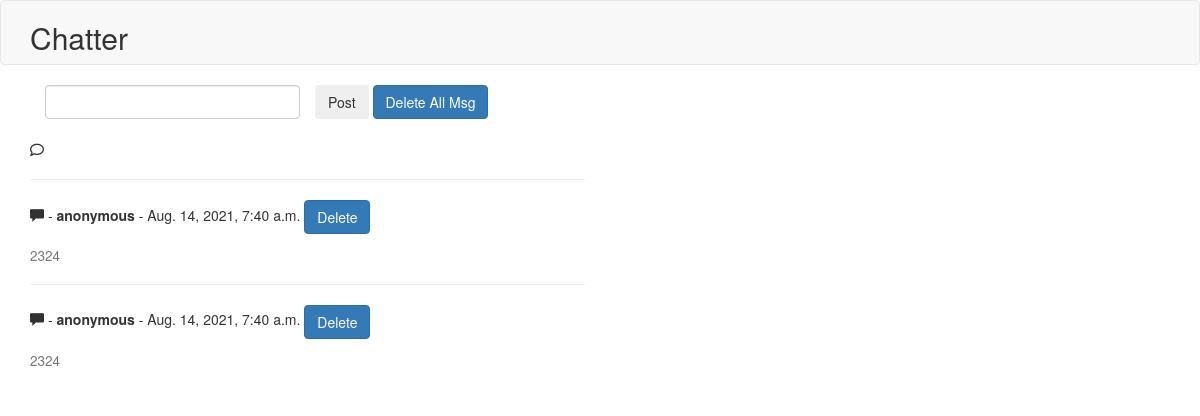
Before: /chatter/chat-board/ with the older database file.
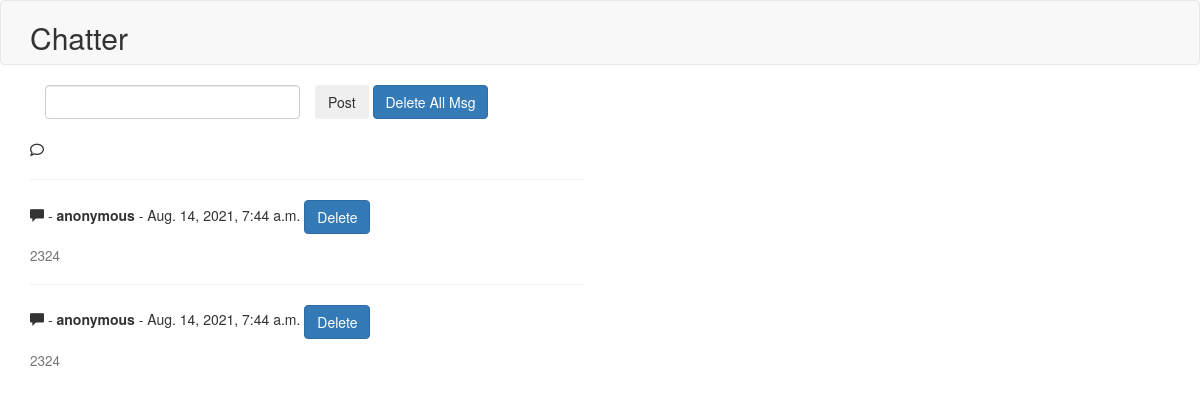
After: the same page with the newer database file.
### board/models.py (models this page shows)
class Message(models.Model):
    text = models.CharField(max_length=30)
    time = models.DateTimeField(auto_now_add=True)
    source = models.GenericIPAddressField()

### board/views.py (the view)
# urls.py: path('chat-board/',views.get_chatboard,name='chat-board'),
def get_chatboard(request):
    message_list = Message.objects.all()
    ctx = {"message_list":message_list}
    return render(request, "message_list.html",ctx)

### templates/message_list.html (shortened to what this page needs)
<!DOCTYPE html>
<html lang="en">
<head>
  <link rel="stylesheet" href="https://maxcdn.bootstrapcdn.com/bootstrap/3.4.1/css/bootstrap.min.css">
</head>
<body>
    <nav class="navbar navbar-default">
        <div class="container">
          <div class="navbar-header">
           <h2>Chatter</h2>
          </div>
        </div>
      </nav>
<div class="container">
  <div class="row">
    <div class="col-md-12">
    <span>
        <form action="{% url 'post-message' %}" method="post">
            <div class="col-xs-3">
                <input class="form-control" id="message" type="text" name="message" required=True>
              </div>
            <button type="submit" class="btn">Post</button>
             <a id="deleteAllModal" class="btn btn-primary deleteAllModal" data-toggle="modal" value="test" data-target="#myModal" data-message_id={{message.pk}}>
              Delete All Msg
           </a>
        </form>
    </span>
    </div>
  </div>
  <div class="row">
    <div class="col-md-6">
    <ul class="list-group">
        <i class='far fa-comment'></i>
        {% for message in message_list %}
        <hr>
        <span>
       <span class="glyphicon glyphicon-comment" id="{{message.pk}}"></span> - <b> anonymous </b> - {{message.time}}  <a id="deleteModal" class="btn btn-primary deleteModal" data-toggle="modal" value="test" data-target="#myModal" data-message_id={{message.pk}}>
            Delete
         </a></span>
        <h4><small>{{message.text}}</small></h4>
        {% endfor %}
      </ul>
      </div>
  </div>
</div>
</body>
</html>

Changed rows visible on the page:
removed Message: time "Aug. 14, 2021, 7:40 a.m.", text "2324"
removed Message: time "Aug. 14, 2021, 7:40 a.m.", text "2324"
added Message: time "Aug. 14, 2021, 7:44 a.m.", text "2324"
added Message: time "Aug. 14, 2021, 7:44 a.m.", text "2324"
